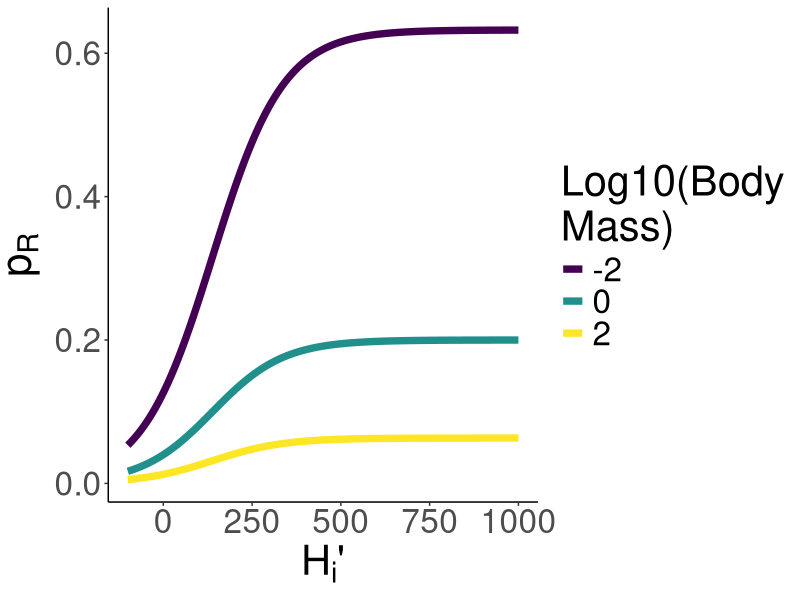
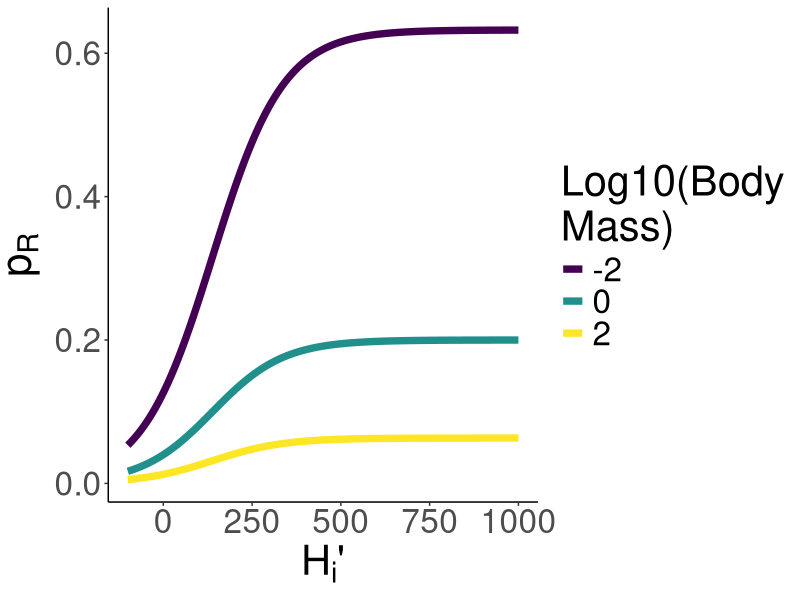

Write the R code that produced these figures, in order.
##############################################
## Create new formula for pR
## Where pR = pZ (probability of death)
## when H = 0
## So the growth rate is 0 at H = 0
##############################################

library(tidyverse)

gpath = "/home/ben/Documents/TangledMT/Paper/Figures/"
setwd(gpath)

x = seq(-100, 1000, length.out = 1001)
pZ = 0.2
masses = seq(log10(0.01), log10(100), length.out = 3)
masses = 10^masses
dat = expand.grid(x, masses) %>% 
    rename("x" = 1, "m" = 2)

pR = function(x, m, k = 0.1, pZ) {
    x0 = log((1/pZ)-1)/k
    G = 5*m^0.25
    pR = 1 / (1 + (exp(-k*(x - x0))))
    pR = pR/G
    return(pR)
}

dat = dat %>% mutate(G = m^0.25, pR = pR(x, m, k = 0.01, pZ = 0.2))

pRPlot = ggplot(dat, aes(x, pR, col = as.factor(round(log10(m), 2)))) + 
    geom_line(linewidth = 2.5) +
    theme_classic() +
    labs(x = expression(paste(H[i], "'")), y = expression(paste(p[R],sep="")),
    col = "Log10(Body\nMass)") +
    theme(text = element_text(size = 30)) +
    scale_colour_viridis_d()

pRPlot

ggsave(filename = "pRPlot.pdf", plot = pRPlot,  width = 18, height = 10)
